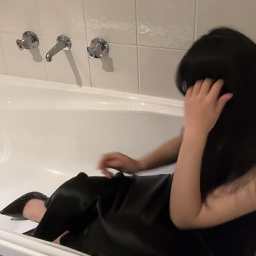
#> input picture bathtub.jpg, 256 x 256 px
$ python main.py
#> lines starting #> are read from the running program, lines starting #| are printed output that depends on the picture
from PIL import Image
import numpy as np

def generate_shares(image_path):
#> called with image_path = 'bathtub.jpg'
    img = Image.open(image_path).convert("RGB")
#> img is the input picture: PIL image 256x256 RGB; mean R, G, B 127.9, 113.8, 103.1
    data = np.array(img, dtype=np.uint8)

    share_a = np.random.randint(0, 256, size=data.shape, dtype=np.uint8)
    temp_a = share_a.astype(np.int16)
    temp_data = data.astype(np.int16)

    share_b = (temp_data - temp_a) % 256
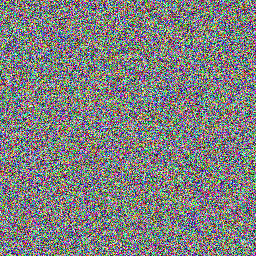
#> share_b: shape (256, 256, 3) int16; mean R, G, B 127.2, 127.9, 126.9
    share_b = share_b.astype(np.uint8)

    Image.fromarray(share_a).save("obfu_1.png")
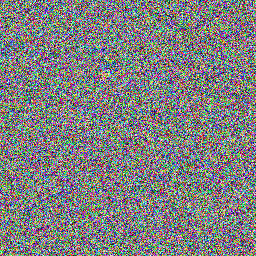
#> saved as obfu_1.png: PIL image 256x256 RGB; mean R, G, B 126.8, 127.4, 127.8
    Image.fromarray(share_b).save("obfu_2.png")

    print("Shares generated: obfu_1.png, obfu_2.png")

def reconstruct_image(share_a_path, share_b_path):
#> called with share_a_path = 'obfu_1.png', share_b_path = 'obfu_2.png'
    a = np.array(Image.open(share_a_path).convert("RGB"), dtype=np.uint16)
    b = np.array(Image.open(share_b_path).convert("RGB"), dtype=np.uint16)

    reconstructed = (a + b) % 256
    Image.fromarray(reconstructed.astype(np.uint8)).save("not_obfu_anymore.png")
    print("Reconstructed image saved as not_obfu_anymore.png")

# change bathtub.jpg to wtv
generate_shares("bathtub.jpg")
reconstruct_image("obfu_1.png", "obfu_2.png")
